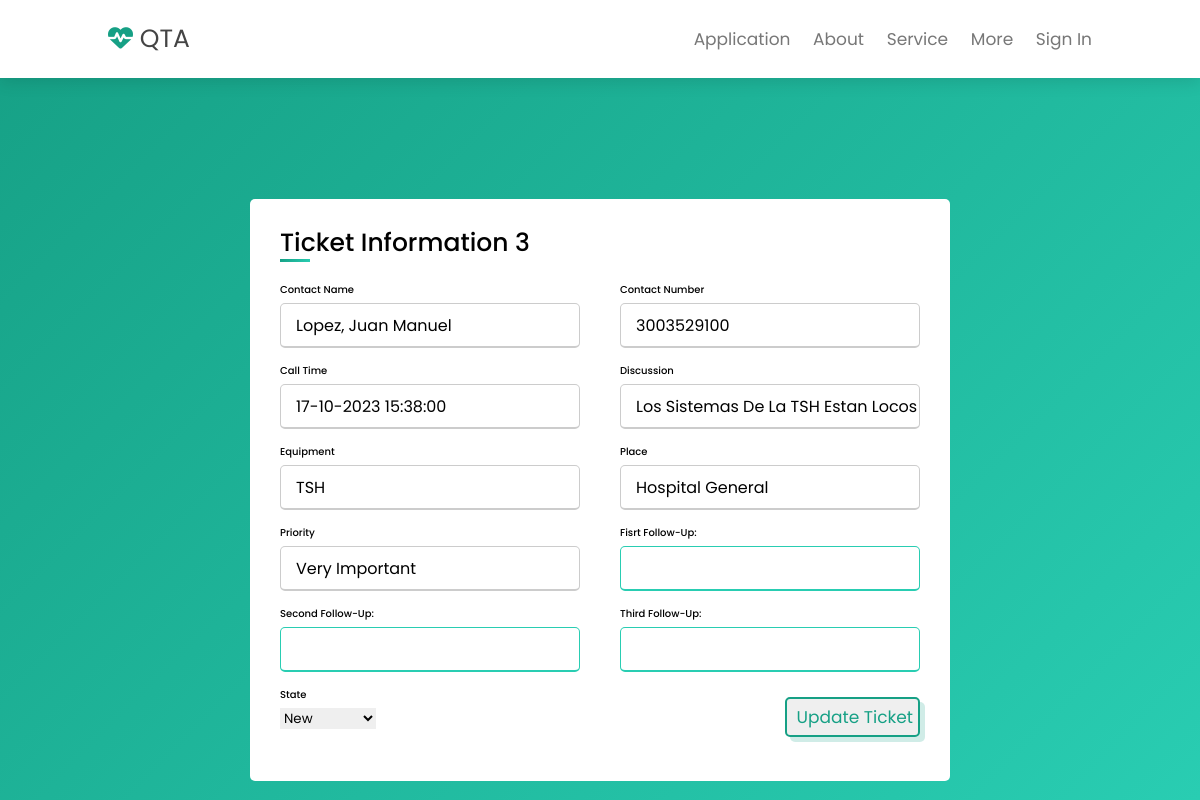
/mainscreen/more_info/3/, run on an earlier commit of the app's database.
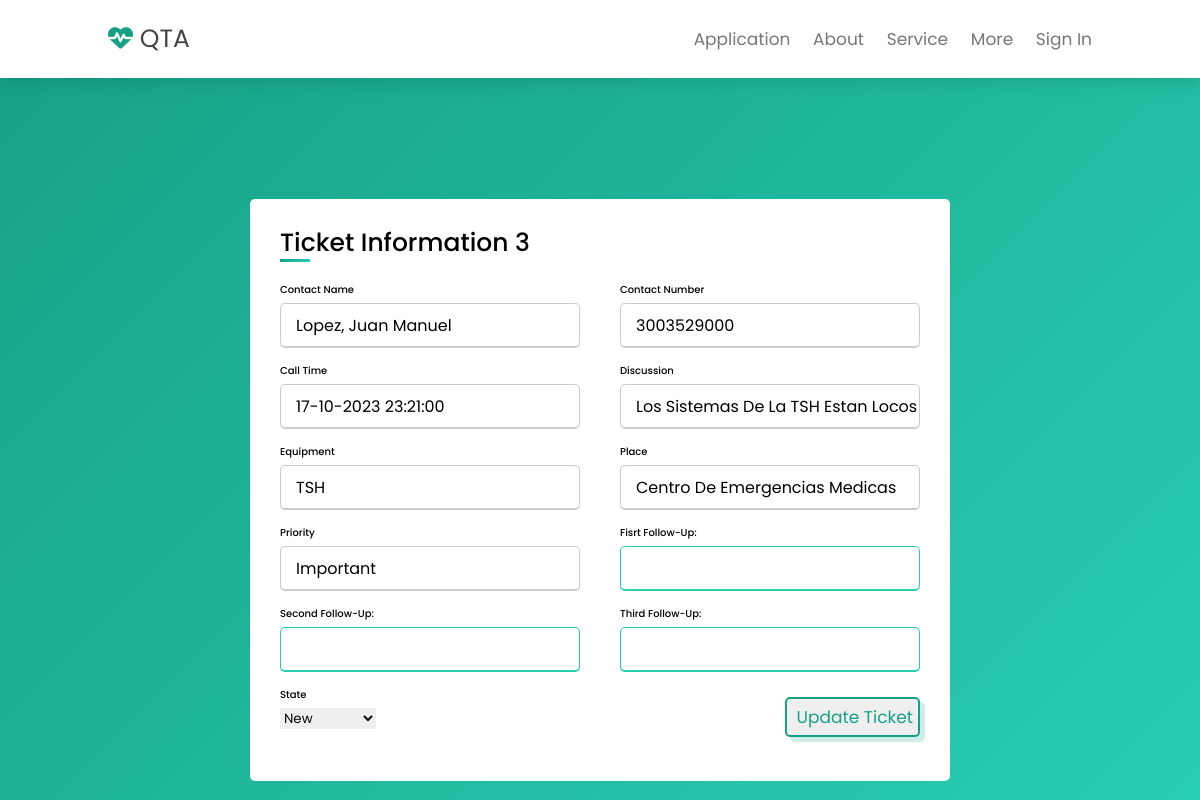
And on a later commit of the database.
### qta/models.py (models this page shows)
class Ticket(models.Model):
    ticket_number = models.CharField(max_length=20)
    call_time = models.DateTimeField()
    priority = models.CharField(max_length=20)
    discussion = models.CharField(max_length=100)
    state = models.CharField(max_length=20)
    place = models.CharField(max_length=20)
    equipment = models.CharField(max_length=20)
    contact_number = models.CharField(max_length=20)
    contact_name = models.CharField(max_length=20)
    first_follow_up = models.CharField(max_length=500, default="")
    second_follow_up = models.CharField(max_length=500, default="")
    third_follow_up = models.CharField(max_length=500, default="")
    id_unico = models.IntegerField(primary_key=True)
    def get_time_elapsed(self):
        """Calcula el tiempo transcurrido desde la llamada."""
        call_time = self.call_time
        now = datetime.now(tz=call_time.tzinfo)
        return now - call_time
    time_elapse = property(get_time_elapsed)

### qta/views.py (the view, shortened to what this page needs)
# urls.py: path('mainscreen/more_info/<int:id_unico>/',more_info, name='more_info'),
def more_info(request, id_unico):
    ticket = get_object_or_404(Ticket, id_unico=id_unico)
    return render(request, 'more_info.html', {'ticket': ticket})

### qta/templates/more_info.html (shortened to what this page needs)
<!DOCTYPE html>
<html lang="en">
<head>
    <link rel="stylesheet" href="https://cdnjs.cloudflare.com/ajax/libs/font-awesome/6.4.2/css/all.min.css">
</head>
<body>
    <header class="header">
        <a href={% url 'home' %} class="logo"><i class="fas fa-heartbeat"></i> QTA</a>
        <nav class="navbar">
            <a class="nav-link" href={% url 'mainscreen' %}>Application</a>
            <a class="nav-link" href="#">About</a>
            <a class="nav-link" href="#">Service</a>
            <a class="nav-link" href="#">More</a>
            {% if request.user.is_authenticated %}
            <a class="nav-link" href={% url "exit" %}>Sign out</a>
            {% else %}
            <a class="nav-link" href={% url "login" %} >Sign in</a>
            {% endif %}
        </nav>
    </header>
    <section class="Formulario">
      <div class="container">
        <div class="title">Ticket information {{ ticket.id_unico }}</div>
        <form actions="" method='post'>
            <div class="user-details">
                <div class="input-box">
                    <span class="details">Contact Name</span>
                    <input type="text" id="contact_name" name="contact_name" value="{{ ticket.contact_name }}" readonly>
                </div>
                <div class="input-box">
                    <span class="details">Contact Number</span>
                    <input type="text" id="contact_number" name="contact_number" value="{{ ticket.contact_number }}" readonly>
                </div>
                <div class="input-box">
                    <span class="details">Call Time</span>
                    <input type="text" id="call_time" name="call_time" value="{{ ticket.call_time | date:'d-m-Y H:i:s' }}" readonly>
                </div>
                <div class="input-box">
                    <span class="details">Discussion</span>
                    <input type="text" id="discussion" name="discussion" value="{{ ticket.discussion }}" readonly>
                </div>
                <div class="input-box">
                    <span class="details">Equipment</span>
                    <input type="text" id="equipment" name="equipment" value="{{ ticket.equipment }}" readonly>
                </div>
                <div class="input-box">
                    <span class="details">Place</span>
                    <input type="text" id="place" name="place" value="{{ ticket.place }}" readonly>
                </div>
                <div class="input-box">
                    <span class="details">Priority</span>
                    <input type="text" id="priority" name="priority" value="{{ ticket.priority }}" readonly>
                </div>
                <div class="input-box">
                    <span class="details">Fisrt Follow-up: </span>
                    <input type="text" id="first_follow_up" name="first_follow_up" value="{{ ticket.first_follow_up }}">
                </div>
                <div class="input-box">
                    <span class="details">Second Follow-up: </span>
                    <input type="text" id="second_follow_up" name="second_follow_up" value="{{ ticket.second_follow_up }}">
                </div>
                <div class="input-box">
                    <span class="details">Third Follow-up: </span>
                    <input type="text" id="third_follow_up" name="third_follow_up" value="{{ ticket.third_follow_up }}">
                </div>
                <div class="input-box">
                    <span class="details">State</span>
                    <select class="form-select form-select-sm" aria-label="Small select example" type="text" id="campo5" name="state" required>
                        <option selected>{{ticket.state}}</option>
                      </select>
                </div>
            <div class="pt-1 mb-4">
                <button type='submit' class="btn btn-dark btn-lg btn-block">Update Ticket</button>
             </div>
        </form>
      </div>
    </section>
</body>
</html>

What changed in the data, as far as the page shows it:
changed Ticket "Lopez, Juan Manuel": contact_number "3003529100" → "3003529000"; call_time "17-10-2023 15:38:00" → "17-10-2023 23:21:00"; place "Hospital General" → "Centro de Emergencias Medicas"; priority "Very important" → "Important"
